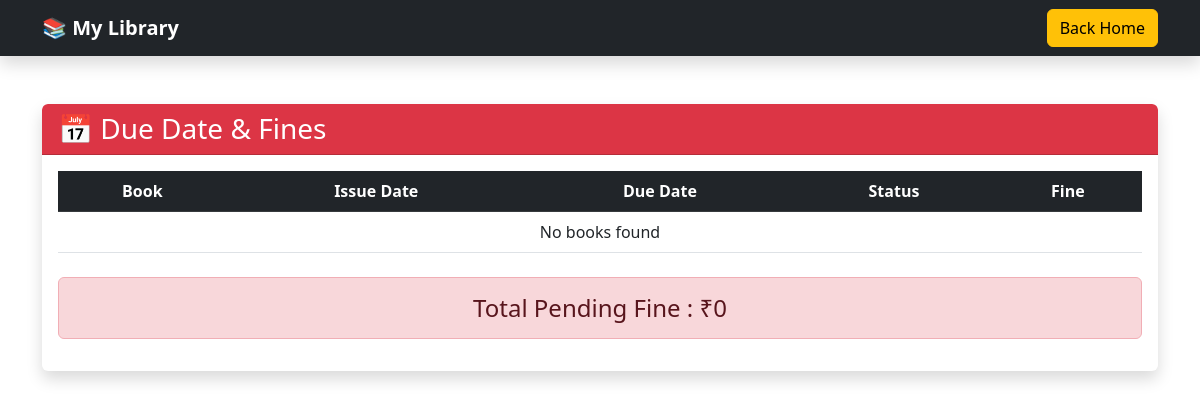
Page /due-fines/ (signed in) on the earlier database version.
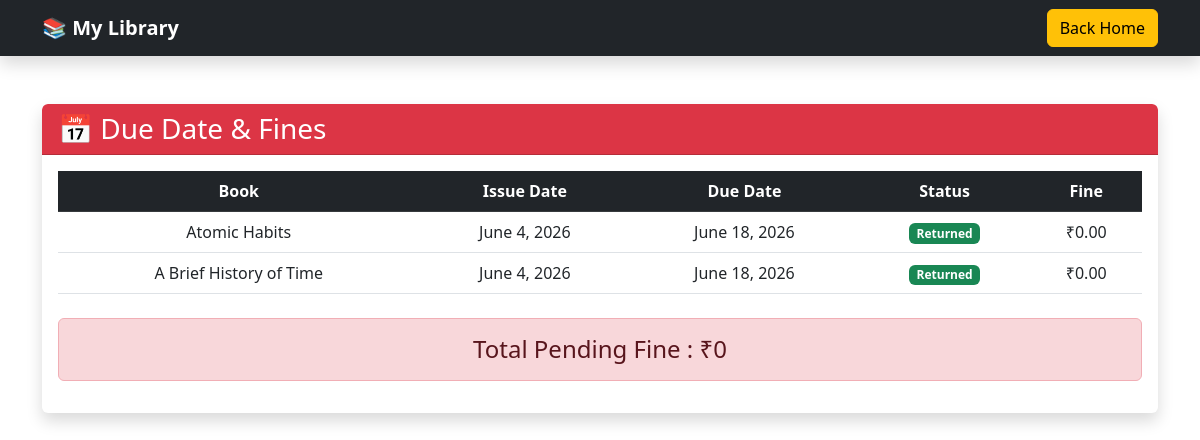
Same page on the later database version.
### books/models.py (models this page shows, shortened)
class IssuedBook(models.Model):
    user = models.ForeignKey(User,on_delete=models.CASCADE )
    book = models.ForeignKey(Book, on_delete=models.CASCADE )
    issue_date = models.DateField(auto_now_add=True)
    due_date = models.DateField()
    return_date = models.DateField(null=True,blank=True)
    fine = models.DecimalField(max_digits=8,decimal_places=2,default=0)
    status = models.CharField(max_length=20,default='Issued')

class Book(models.Model):
    title = models.CharField(max_length=200)
    author = models.CharField(max_length=100)
    category = models.ForeignKey(Category, on_delete=models.CASCADE)
    image = models.ImageField(upload_to='books/')
    description = models.TextField()
    stock = models.IntegerField(default=1)
    available = models.BooleanField(default=True)

### books/views.py (the view)
# urls.py: path('due-fines/', due_fines, name='due_fines'),
def due_fines(request):
    if not request.user.is_authenticated:
        return redirect('login')
    issued_books = IssuedBook.objects.filter(
        user=request.user
    )
    total_fine = issued_books.aggregate(
        total=Sum('fine')
    )['total'] or 0
    return render(
        request,
        'due_fines.html',
        {
            'issued_books': issued_books,
            'total_fine': total_fine
        }
    )

### templates/due_fines.html (shortened to what this page needs)
{% load static %}
<!DOCTYPE html>
<html>
<head>
    <link rel="stylesheet" href="{% static 'css/style.css' %}">
    <link href="https://cdn.jsdelivr.net/npm/bootstrap@5.3.0/dist/css/bootstrap.min.css"
          rel="stylesheet">
</head>
<body>
<nav class="navbar navbar-expand-lg navbar-dark bg-dark shadow">
    <div class="container">
        <a class="navbar-brand fw-bold" href="/">
            📚 My Library
        </a>
        <a href="{% url 'home' %}" class="btn btn-warning">
            Back Home
        </a>
    </div>
</nav>
<div class="container mt-5">
    <div class="card shadow border-0">
        <div class="card-header bg-danger text-white">
            <h3 class="mb-0">
                📅 Due Date & Fines
            </h3>
        </div>
        <div class="card-body">
            <table class="table table-hover">
                <thead class="table-dark">
                    <tr>
                        <th>Book</th>
                        <th>Issue Date</th>
                        <th>Due Date</th>
                        <th>Status</th>
                        <th>Fine</th>
                    </tr>
                </thead>
                <tbody>
                    {% for item in issued_books %}
                    <tr>
                        <td>{{ item.book.title }}</td>
                        <td>{{ item.issue_date }}</td>
                        <td>{{ item.due_date }}</td>
                        <td>
                            {% if item.status == "Issued" %}
                                <span class="badge bg-warning">
                                    Issued
                                </span>
                            {% else %}
                                <span class="badge bg-success">
                                    Returned
                                </span>
                            {% endif %}
                        </td>
                        <td>
                            ₹{{ item.fine }}
                        </td>
                    </tr>
                    {% empty %}
                    <tr>
                        <td colspan="5" class="text-center">
                            No books found
                        </td>
                    </tr>
                    {% endfor %}
                </tbody>
            </table>
            <div class="alert alert-danger mt-4">
                <h4 class="mb-0">
                    Total Pending Fine :
                    ₹{{ total_fine }}
                </h4>
            </div>
        </div>
    </div>
</div>
</body>
</html>

### static/css/style.css (style rules this page uses)
body { background-color: #f8f9fa; font-family: Arial, sans-serif; margin: 0; padding: 0; }
.navbar { background: #111827 !important; padding: 12px 0; }
.navbar-brand { font-size: 24px; font-weight: bold; }
.card { border: none; border-radius: 12px; overflow: hidden; transition: 0.3s; }
.card-body { text-align: center; }
.badge { padding: 8px 12px; font-size: 12px; }
.btn-warning { border-radius: 8px; }

Differences in the rows shown:
added IssuedBook: book "Atomic Habits", issue_date "June 4, 2026", due_date "June 18, 2026", status "Returned", fine "0.00"
added IssuedBook: book "A Brief History of Time", issue_date "June 4, 2026", due_date "June 18, 2026", status "Returned", fine "0.00"
Other differences:
text no longer shown: "No books found"
